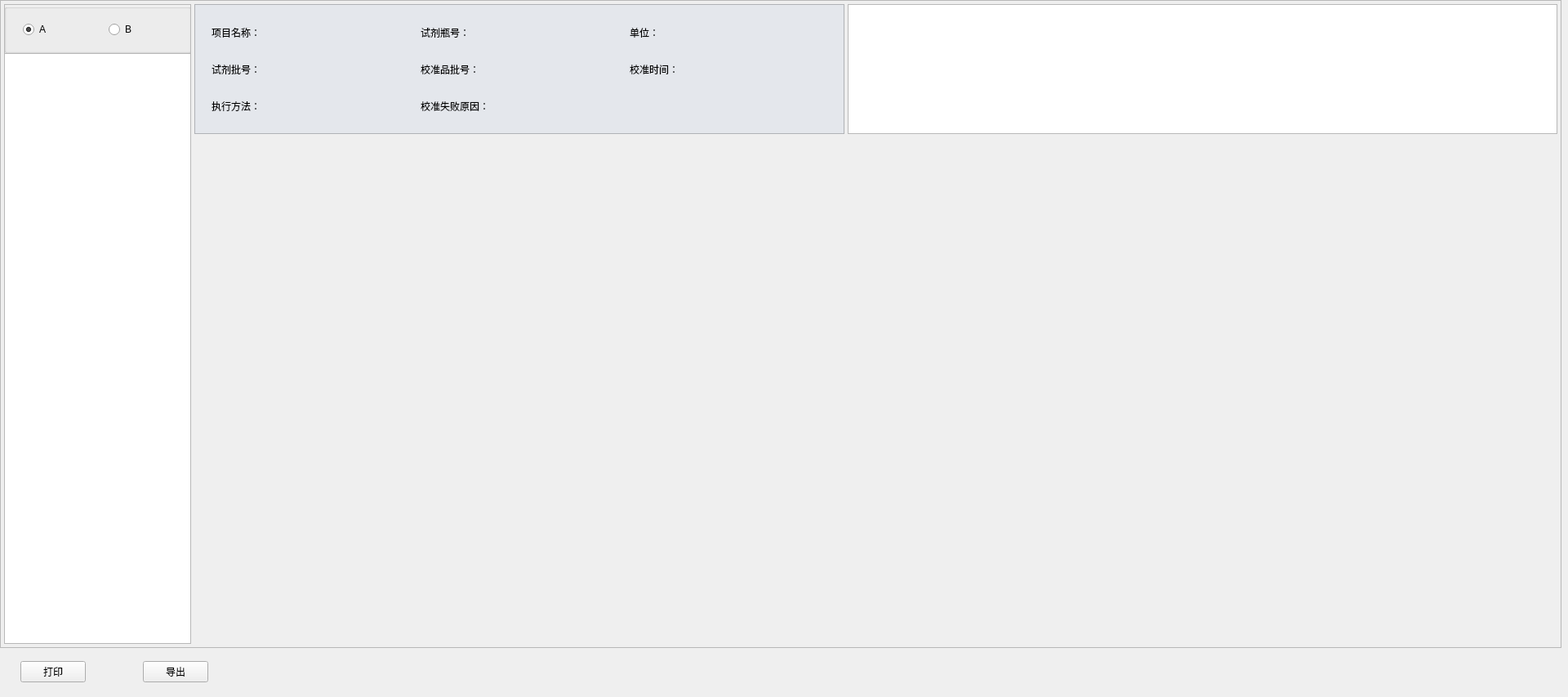
<?xml version="1.0" encoding="UTF-8"?>
<ui version="4.0">
 <class>QCaliBrateHistory</class>
 <widget class="QWidget" name="QCaliBrateHistory">
  <property name="geometry">
   <rect>
    <x>0</x>
    <y>0</y>
    <width>1920</width>
    <height>853</height>
   </rect>
  </property>
  <property name="windowTitle">
   <string>QCaliBrateHistory</string>
  </property>
  <widget class="QWidget" name="CalHisCurveWgt" native="true">
   <property name="geometry">
    <rect>
     <x>238</x>
     <y>226</y>
     <width>1669</width>
     <height>562</height>
    </rect>
   </property>
   <property name="scrolls" stdset="0">
    <string notr="true">small_size</string>
   </property>
  </widget>
  <widget class="QWidget" name="horizontalWidget" native="true">
   <property name="geometry">
    <rect>
     <x>296</x>
     <y>174</y>
     <width>1601</width>
     <height>51</height>
    </rect>
   </property>
   <property name="styleSheet">
    <string notr="true">font-size: 14px;</string>
   </property>
   <property name="fonts" stdset="0">
    <string notr="true">14</string>
   </property>
   <layout class="QHBoxLayout" name="legendLayout">
    <property name="leftMargin">
     <number>0</number>
    </property>
    <property name="topMargin">
     <number>0</number>
    </property>
    <property name="rightMargin">
     <number>0</number>
    </property>
    <property name="bottomMargin">
     <number>0</number>
    </property>
   </layout>
  </widget>
  <widget class="QWidget" name="widget" native="true">
   <property name="geometry">
    <rect>
     <x>5</x>
     <y>5</y>
     <width>229</width>
     <height>783</height>
    </rect>
   </property>
   <layout class="QVBoxLayout" name="verticalLayout">
    <property name="spacing">
     <number>0</number>
    </property>
    <property name="leftMargin">
     <number>0</number>
    </property>
    <property name="topMargin">
     <number>0</number>
    </property>
    <property name="rightMargin">
     <number>0</number>
    </property>
    <property name="bottomMargin">
     <number>0</number>
    </property>
    <item>
     <widget class="QGroupBox" name="groupBox">
      <property name="minimumSize">
       <size>
        <width>0</width>
        <height>60</height>
       </size>
      </property>
      <property name="maximumSize">
       <size>
        <width>16777215</width>
        <height>60</height>
       </size>
      </property>
      <property name="title">
       <string/>
      </property>
      <property name="bordersB" stdset="0">
       <string notr="true">bottom</string>
      </property>
      <property name="bks" stdset="0">
       <string notr="true">gray</string>
      </property>
      <layout class="QHBoxLayout" name="horizontalLayout">
       <property name="leftMargin">
        <number>20</number>
       </property>
       <property name="topMargin">
        <number>0</number>
       </property>
       <property name="rightMargin">
        <number>0</number>
       </property>
       <property name="bottomMargin">
        <number>0</number>
       </property>
       <item>
        <widget class="QRadioButton" name="moduleA">
         <property name="minimumSize">
          <size>
           <width>0</width>
           <height>40</height>
          </size>
         </property>
         <property name="text">
          <string>A</string>
         </property>
         <property name="checked">
          <bool>true</bool>
         </property>
        </widget>
       </item>
       <item>
        <widget class="QRadioButton" name="moduleB">
         <property name="minimumSize">
          <size>
           <width>0</width>
           <height>40</height>
          </size>
         </property>
         <property name="text">
          <string>B</string>
         </property>
        </widget>
       </item>
      </layout>
     </widget>
    </item>
    <item>
     <widget class="QTableView" name="AssayNameTbl">
      <property name="styleSheet">
       <string notr="true"/>
      </property>
      <property name="verticalScrollBarPolicy">
       <enum>Qt::ScrollBarAsNeeded</enum>
      </property>
      <property name="editTriggers">
       <set>QAbstractItemView::AnyKeyPressed|QAbstractItemView::EditKeyPressed</set>
      </property>
      <property name="selectionBehavior">
       <enum>QAbstractItemView::SelectRows</enum>
      </property>
      <property name="showGrid">
       <bool>false</bool>
      </property>
      <attribute name="horizontalHeaderDefaultSectionSize">
       <number>229</number>
      </attribute>
      <attribute name="horizontalHeaderHighlightSections">
       <bool>false</bool>
      </attribute>
      <attribute name="horizontalHeaderStretchLastSection">
       <bool>true</bool>
      </attribute>
      <attribute name="verticalHeaderVisible">
       <bool>false</bool>
      </attribute>
      <attribute name="verticalHeaderDefaultSectionSize">
       <number>46</number>
      </attribute>
     </widget>
    </item>
   </layout>
  </widget>
  <widget class="QStackedWidget" name="stackedWidget">
   <property name="geometry">
    <rect>
     <x>238</x>
     <y>5</y>
     <width>1671</width>
     <height>159</height>
    </rect>
   </property>
   <property name="currentIndex">
    <number>0</number>
   </property>
   <widget class="QWidget" name="page">
    <widget class="QFrame" name="CalInfoFrame">
     <property name="geometry">
      <rect>
       <x>0</x>
       <y>0</y>
       <width>796</width>
       <height>159</height>
      </rect>
     </property>
     <property name="styleSheet">
      <string notr="true">background-color: #e4e7ec;</string>
     </property>
     <property name="frameShape">
      <enum>QFrame::StyledPanel</enum>
     </property>
     <property name="frameShadow">
      <enum>QFrame::Raised</enum>
     </property>
     <property name="borders" stdset="0">
      <string notr="true">all</string>
     </property>
     <layout class="QGridLayout" name="gridLayout">
      <property name="leftMargin">
       <number>20</number>
      </property>
      <property name="topMargin">
       <number>16</number>
      </property>
      <property name="bottomMargin">
       <number>16</number>
      </property>
      <property name="horizontalSpacing">
       <number>5</number>
      </property>
      <property name="verticalSpacing">
       <number>10</number>
      </property>
      <item row="1" column="2">
       <widget class="QLabel" name="CalTimeLab">
        <property name="text">
         <string>校准时间：</string>
        </property>
       </widget>
      </item>
      <item row="0" column="2">
       <widget class="QLabel" name="ConcUnitLab">
        <property name="text">
         <string>单位：</string>
        </property>
       </widget>
      </item>
      <item row="0" column="1">
       <widget class="QLabel" name="RgntBnLab">
        <property name="text">
         <string>试剂瓶号：</string>
        </property>
       </widget>
      </item>
      <item row="0" column="0">
       <widget class="QLabel" name="AssayNameLab">
        <property name="text">
         <string>项目名称：</string>
        </property>
       </widget>
      </item>
      <item row="1" column="1">
       <widget class="QLabel" name="CalLotLab">
        <property name="text">
         <string>校准品批号：</string>
        </property>
       </widget>
      </item>
      <item row="1" column="0">
       <widget class="QLabel" name="RgntLotLab">
        <property name="text">
         <string>试剂批号：</string>
        </property>
       </widget>
      </item>
      <item row="2" column="0">
       <widget class="QLabel" name="CaliMode">
        <property name="maximumSize">
         <size>
          <width>16777215</width>
          <height>16777215</height>
         </size>
        </property>
        <property name="text">
         <string>执行方法：</string>
        </property>
       </widget>
      </item>
      <item row="2" column="1" colspan="2">
       <widget class="QLabel" name="FailedReason">
        <property name="maximumSize">
         <size>
          <width>16777215</width>
          <height>16777215</height>
         </size>
        </property>
        <property name="text">
         <string>校准失败原因：</string>
        </property>
       </widget>
      </item>
     </layout>
    </widget>
    <widget class="QTableView" name="CalRltTbl">
     <property name="geometry">
      <rect>
       <x>800</x>
       <y>0</y>
       <width>869</width>
       <height>159</height>
      </rect>
     </property>
     <property name="horizontalScrollBarPolicy">
      <enum>Qt::ScrollBarAlwaysOff</enum>
     </property>
     <property name="selectionMode">
      <enum>QAbstractItemView::NoSelection</enum>
     </property>
     <property name="showGrid">
      <bool>false</bool>
     </property>
     <attribute name="horizontalHeaderDefaultSectionSize">
      <number>50</number>
     </attribute>
     <attribute name="horizontalHeaderHighlightSections">
      <bool>false</bool>
     </attribute>
     <attribute name="horizontalHeaderStretchLastSection">
      <bool>false</bool>
     </attribute>
     <attribute name="verticalHeaderDefaultSectionSize">
      <number>37</number>
     </attribute>
    </widget>
   </widget>
  </widget>
  <widget class="QLabel" name="bk_CalHisCurveWgt">
   <property name="geometry">
    <rect>
     <x>238</x>
     <y>168</y>
     <width>1669</width>
     <height>620</height>
    </rect>
   </property>
   <property name="text">
    <string/>
   </property>
   <property name="borders" stdset="0">
    <string notr="true">all</string>
   </property>
  </widget>
  <widget class="QFrame" name="line_h_5">
   <property name="geometry">
    <rect>
     <x>5</x>
     <y>5</y>
     <width>229</width>
     <height>1</height>
    </rect>
   </property>
   <property name="frameShape">
    <enum>QFrame::StyledPanel</enum>
   </property>
   <property name="frameShadow">
    <enum>QFrame::Raised</enum>
   </property>
   <property name="lines" stdset="0">
    <string notr="true">solid</string>
   </property>
  </widget>
  <widget class="QFrame" name="line_v_6">
   <property name="geometry">
    <rect>
     <x>233</x>
     <y>5</y>
     <width>1</width>
     <height>782</height>
    </rect>
   </property>
   <property name="frameShape">
    <enum>QFrame::StyledPanel</enum>
   </property>
   <property name="frameShadow">
    <enum>QFrame::Raised</enum>
   </property>
   <property name="lines" stdset="0">
    <string notr="true">solid</string>
   </property>
  </widget>
  <widget class="QFrame" name="line_h_6">
   <property name="geometry">
    <rect>
     <x>5</x>
     <y>787</y>
     <width>229</width>
     <height>1</height>
    </rect>
   </property>
   <property name="frameShape">
    <enum>QFrame::StyledPanel</enum>
   </property>
   <property name="frameShadow">
    <enum>QFrame::Raised</enum>
   </property>
   <property name="lines" stdset="0">
    <string notr="true">solid</string>
   </property>
  </widget>
  <widget class="QFrame" name="line_v">
   <property name="geometry">
    <rect>
     <x>5</x>
     <y>5</y>
     <width>1</width>
     <height>782</height>
    </rect>
   </property>
   <property name="frameShape">
    <enum>QFrame::StyledPanel</enum>
   </property>
   <property name="frameShadow">
    <enum>QFrame::Raised</enum>
   </property>
   <property name="lines" stdset="0">
    <string notr="true">solid</string>
   </property>
  </widget>
  <widget class="QFrame" name="line_v_4">
   <property name="geometry">
    <rect>
     <x>1906</x>
     <y>5</y>
     <width>1</width>
     <height>159</height>
    </rect>
   </property>
   <property name="frameShape">
    <enum>QFrame::StyledPanel</enum>
   </property>
   <property name="frameShadow">
    <enum>QFrame::Raised</enum>
   </property>
   <property name="lines" stdset="0">
    <string notr="true">solid</string>
   </property>
  </widget>
  <widget class="QFrame" name="line_h_3">
   <property name="geometry">
    <rect>
     <x>1038</x>
     <y>5</y>
     <width>869</width>
     <height>1</height>
    </rect>
   </property>
   <property name="frameShape">
    <enum>QFrame::StyledPanel</enum>
   </property>
   <property name="frameShadow">
    <enum>QFrame::Raised</enum>
   </property>
   <property name="lines" stdset="0">
    <string notr="true">solid</string>
   </property>
  </widget>
  <widget class="QFrame" name="line_h_4">
   <property name="geometry">
    <rect>
     <x>1038</x>
     <y>163</y>
     <width>869</width>
     <height>1</height>
    </rect>
   </property>
   <property name="frameShape">
    <enum>QFrame::StyledPanel</enum>
   </property>
   <property name="frameShadow">
    <enum>QFrame::Raised</enum>
   </property>
   <property name="lines" stdset="0">
    <string notr="true">solid</string>
   </property>
  </widget>
  <widget class="QFrame" name="line_v_3">
   <property name="geometry">
    <rect>
     <x>1038</x>
     <y>5</y>
     <width>1</width>
     <height>159</height>
    </rect>
   </property>
   <property name="frameShape">
    <enum>QFrame::StyledPanel</enum>
   </property>
   <property name="frameShadow">
    <enum>QFrame::Raised</enum>
   </property>
   <property name="lines" stdset="0">
    <string notr="true">solid</string>
   </property>
  </widget>
  <widget class="QFrame" name="line_h">
   <property name="geometry">
    <rect>
     <x>0</x>
     <y>0</y>
     <width>1912</width>
     <height>1</height>
    </rect>
   </property>
   <property name="frameShape">
    <enum>QFrame::StyledPanel</enum>
   </property>
   <property name="frameShadow">
    <enum>QFrame::Raised</enum>
   </property>
   <property name="lines" stdset="0">
    <string notr="true">solid</string>
   </property>
  </widget>
  <widget class="QFrame" name="line_h_2">
   <property name="geometry">
    <rect>
     <x>0</x>
     <y>792</y>
     <width>1912</width>
     <height>1</height>
    </rect>
   </property>
   <property name="frameShape">
    <enum>QFrame::StyledPanel</enum>
   </property>
   <property name="frameShadow">
    <enum>QFrame::Raised</enum>
   </property>
   <property name="lines" stdset="0">
    <string notr="true">solid</string>
   </property>
  </widget>
  <widget class="QFrame" name="line_v_2">
   <property name="geometry">
    <rect>
     <x>1911</x>
     <y>0</y>
     <width>1</width>
     <height>792</height>
    </rect>
   </property>
   <property name="frameShape">
    <enum>QFrame::StyledPanel</enum>
   </property>
   <property name="frameShadow">
    <enum>QFrame::Raised</enum>
   </property>
   <property name="lines" stdset="0">
    <string notr="true">solid</string>
   </property>
  </widget>
  <widget class="QFrame" name="line_v_5">
   <property name="geometry">
    <rect>
     <x>0</x>
     <y>0</y>
     <width>1</width>
     <height>792</height>
    </rect>
   </property>
   <property name="frameShape">
    <enum>QFrame::StyledPanel</enum>
   </property>
   <property name="frameShadow">
    <enum>QFrame::Raised</enum>
   </property>
   <property name="lines" stdset="0">
    <string notr="true">solid</string>
   </property>
  </widget>
  <widget class="QWidget" name="widget_2" native="true">
   <property name="geometry">
    <rect>
     <x>25</x>
     <y>802</y>
     <width>1881</width>
     <height>40</height>
    </rect>
   </property>
   <layout class="QHBoxLayout" name="horizontalLayout_2">
    <property name="spacing">
     <number>70</number>
    </property>
    <property name="leftMargin">
     <number>0</number>
    </property>
    <property name="topMargin">
     <number>0</number>
    </property>
    <property name="rightMargin">
     <number>0</number>
    </property>
    <property name="bottomMargin">
     <number>0</number>
    </property>
    <item>
     <widget class="QPushButton" name="PrintBtn">
      <property name="minimumSize">
       <size>
        <width>0</width>
        <height>0</height>
       </size>
      </property>
      <property name="maximumSize">
       <size>
        <width>16777215</width>
        <height>16777215</height>
       </size>
      </property>
      <property name="text">
       <string>打印</string>
      </property>
      <property name="buttons" stdset="0">
       <string>flat</string>
      </property>
     </widget>
    </item>
    <item>
     <widget class="QPushButton" name="export_btn">
      <property name="minimumSize">
       <size>
        <width>0</width>
        <height>0</height>
       </size>
      </property>
      <property name="maximumSize">
       <size>
        <width>16777215</width>
        <height>16777215</height>
       </size>
      </property>
      <property name="text">
       <string>导出</string>
      </property>
      <property name="buttons" stdset="0">
       <string>flat</string>
      </property>
     </widget>
    </item>
    <item>
     <spacer name="horizontalSpacer">
      <property name="orientation">
       <enum>Qt::Horizontal</enum>
      </property>
      <property name="sizeHint" stdset="0">
       <size>
        <width>40</width>
        <height>20</height>
       </size>
      </property>
     </spacer>
    </item>
   </layout>
  </widget>
  <zorder>bk_CalHisCurveWgt</zorder>
  <zorder>CalHisCurveWgt</zorder>
  <zorder>horizontalWidget</zorder>
  <zorder>widget</zorder>
  <zorder>stackedWidget</zorder>
  <zorder>line_h_5</zorder>
  <zorder>line_v_6</zorder>
  <zorder>line_h_6</zorder>
  <zorder>line_v</zorder>
  <zorder>line_v_4</zorder>
  <zorder>line_h_3</zorder>
  <zorder>line_h_4</zorder>
  <zorder>line_v_3</zorder>
  <zorder>line_h</zorder>
  <zorder>line_h_2</zorder>
  <zorder>line_v_2</zorder>
  <zorder>line_v_5</zorder>
  <zorder>widget_2</zorder>
 </widget>
 <layoutdefault spacing="6" margin="11"/>
 <resources/>
 <connections/>
</ui>
